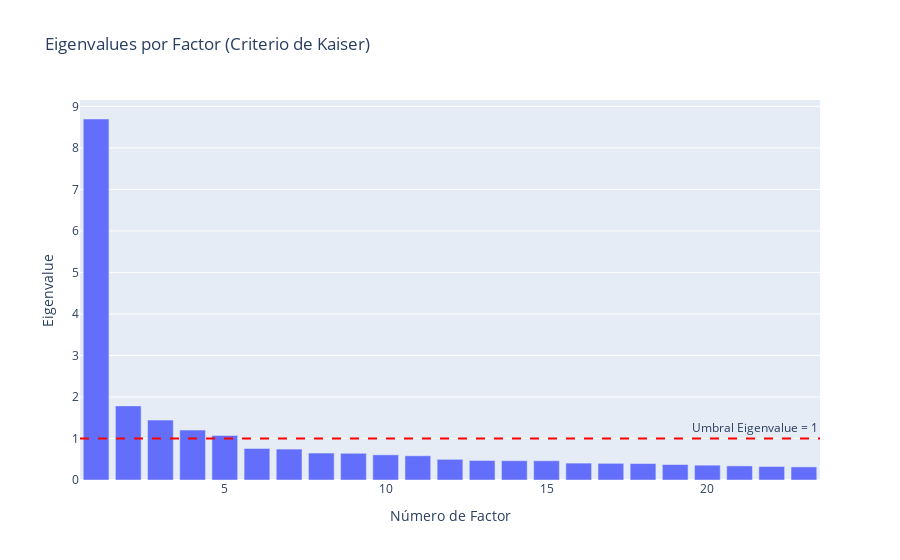

Here is the notebook cell this chart was saved with:
### Code cell
def determine_optimal_factors(eigenvalues, variance_proportion, cumulative_variance):        
    kaiser_factors = sum(eigenvalues > 1)
    print(f"Criterio de Kaiser (eigenvalues > 1): {kaiser_factors} factores")
    print(f"Eigenvalues: {[f'{ev:.3f}' for ev in eigenvalues[:10]]}...")
    
    fig = px.bar(
        x=list(range(1, len(eigenvalues)+1)),
        y=eigenvalues,
        title='Eigenvalues por Factor (Criterio de Kaiser)',
        labels={'x': 'Número de Factor', 'y': 'Eigenvalue'}
    )
    fig.add_hline(y=1, line_dash="dash", line_color="red", annotation_text="Umbral Eigenvalue = 1")
    fig.show()
    
    print("Varianza explicada:")
    for i, (var, cum_var) in enumerate(zip(variance_proportion, cumulative_variance)):
        if i < 10:
            print(f"Factor {i+1}: {var:.3f} ({cum_var:.3f} acumulada)")
    
    factors_70 = np.argmax(cumulative_variance >= 0.7) + 1
    factors_80 = np.argmax(cumulative_variance >= 0.8) + 1
    
    print(f"Factores para 70% de varianza: {factors_70}")
    print(f"Factores para 80% de varianza: {factors_80}")
    
    differences = np.diff(eigenvalues)
    inflection_point = np.argmin(differences) + 1
    print(f"Análisis del scree plot: {inflection_point} factores")
    
    recommended_factors = min(kaiser_factors, factors_70)
    print(f"Número recomendado de factores: {recommended_factors}")
    
    # Esto es para tener 3 factores ya que originalmente solo habia 1
    manual_factors = 5
    print(f"Decision: Se usarán {manual_factors} factores en lugar de {recommended_factors} por business sense")
    
    return manual_factors

optimal_factors = determine_optimal_factors(ev, variance_proportion, cumulative_variance)

### Figure 1 — Plotly figure (JSON) as saved in the notebook; plotly's stock layout.template omitted (floating-point values rounded to 4 significant figures)
{"data": [{"hovertemplate": "Número de Factor=%{x}<br>Eigenvalue=%{y}<extra></extra>", "legendgroup": "", "marker": {"color": "#636efa", "pattern": {"shape": ""}}, "name": "", "orientation": "v", "showlegend": false, "textposition": "auto", "type": "bar", "x": [1, 2, 3, 4, 5, 6, 7, 8, 9, 10, 11, 12, 13, 14, 15, 16, 17, 18, 19, 20, 21, 22, 23], "xaxis": "x", "y": [8.697, 1.785, 1.443, 1.202, 1.073, 0.7594, 0.7447, 0.6491, 0.6437, 0.6063, 0.5839, 0.4977, 0.4703, 0.4646, 0.4641, 0.4069, 0.4013, 0.3961, 0.372, 0.3571, 0.3397, 0.3258, 0.316], "yaxis": "y"}], "layout": {"annotations": [{"showarrow": false, "text": "Umbral Eigenvalue = 1", "x": 1, "xanchor": "right", "xref": "x domain", "y": 1, "yanchor": "bottom", "yref": "y"}], "barmode": "relative", "legend": {"tracegroupgap": 0}, "shapes": [{"line": {"color": "red", "dash": "dash"}, "type": "line", "x0": 0, "x1": 1, "xref": "x domain", "y0": 1, "y1": 1, "yref": "y"}], "title": {"text": "Eigenvalues por Factor (Criterio de Kaiser)"}, "xaxis": {"anchor": "y", "domain": [0, 1], "title": {"text": "Número de Factor"}}, "yaxis": {"anchor": "x", "domain": [0, 1], "title": {"text": "Eigenvalue"}}}}
